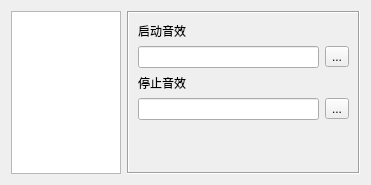
<?xml version="1.0" encoding="UTF-8"?>
<ui version="4.0">
 <class>SettingDialog</class>
 <widget class="QDialog" name="SettingDialog">
  <property name="geometry">
   <rect>
    <x>0</x>
    <y>0</y>
    <width>371</width>
    <height>185</height>
   </rect>
  </property>
  <property name="windowTitle">
   <string>设置</string>
  </property>
  <layout class="QHBoxLayout" name="horizontalLayout">
   <item>
    <widget class="QListWidget" name="lwPage">
     <property name="sizePolicy">
      <sizepolicy hsizetype="Fixed" vsizetype="Expanding">
       <horstretch>0</horstretch>
       <verstretch>0</verstretch>
      </sizepolicy>
     </property>
     <property name="maximumSize">
      <size>
       <width>110</width>
       <height>16777215</height>
      </size>
     </property>
    </widget>
   </item>
   <item>
    <widget class="QStackedWidget" name="stackedWidget">
     <property name="frameShape">
      <enum>QFrame::Box</enum>
     </property>
     <property name="frameShadow">
      <enum>QFrame::Sunken</enum>
     </property>
     <property name="currentIndex">
      <number>1</number>
     </property>
     <widget class="QWidget" name="pageHotkey">
      <layout class="QVBoxLayout" name="verticalLayout_2">
       <item>
        <widget class="QGroupBox" name="groupBox">
         <property name="title">
          <string>快捷键</string>
         </property>
         <layout class="QHBoxLayout" name="horizontalLayout_4">
          <item>
           <widget class="QKeySequenceEdit" name="keySeq"/>
          </item>
          <item>
           <widget class="QToolButton" name="tbClearHotkeyEdit">
            <property name="text">
             <string>Del</string>
            </property>
           </widget>
          </item>
         </layout>
        </widget>
       </item>
       <item>
        <spacer name="verticalSpacer_2">
         <property name="orientation">
          <enum>Qt::Vertical</enum>
         </property>
         <property name="sizeHint" stdset="0">
          <size>
           <width>20</width>
           <height>40</height>
          </size>
         </property>
        </spacer>
       </item>
      </layout>
     </widget>
     <widget class="QWidget" name="pageSound">
      <layout class="QVBoxLayout" name="verticalLayout">
       <item>
        <widget class="QLabel" name="label">
         <property name="text">
          <string>启动音效</string>
         </property>
        </widget>
       </item>
       <item>
        <layout class="QHBoxLayout" name="horizontalLayout_2">
         <item>
          <widget class="QLineEdit" name="leStartSoundPath"/>
         </item>
         <item>
          <widget class="QToolButton" name="tbSelectStartSound">
           <property name="text">
            <string>...</string>
           </property>
          </widget>
         </item>
        </layout>
       </item>
       <item>
        <widget class="QLabel" name="label_2">
         <property name="text">
          <string>停止音效</string>
         </property>
        </widget>
       </item>
       <item>
        <layout class="QHBoxLayout" name="horizontalLayout_3">
         <item>
          <widget class="QLineEdit" name="leStopSoundPath"/>
         </item>
         <item>
          <widget class="QToolButton" name="tbSelectStopSound">
           <property name="text">
            <string>...</string>
           </property>
          </widget>
         </item>
        </layout>
       </item>
       <item>
        <spacer name="verticalSpacer">
         <property name="orientation">
          <enum>Qt::Vertical</enum>
         </property>
         <property name="sizeHint" stdset="0">
          <size>
           <width>20</width>
           <height>40</height>
          </size>
         </property>
        </spacer>
       </item>
      </layout>
     </widget>
    </widget>
   </item>
  </layout>
 </widget>
 <resources/>
 <connections/>
</ui>
